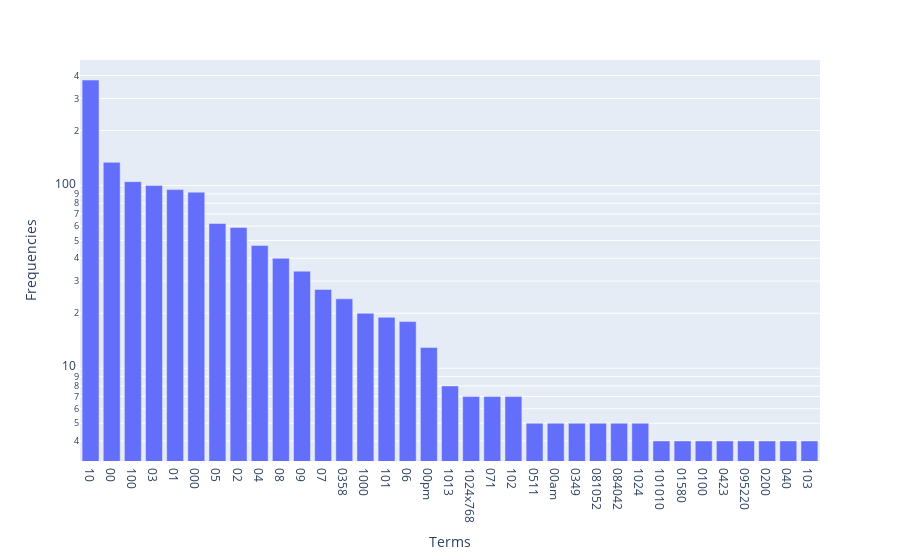

Write notebook code for a chart like this one.
### Markdown cell above
### >>> **Exercise 15 (take home):** 
You can copy the code from the previous exercise and change the 'term_frequencies' variable for the 'term_frequencies_log', comment about the differences that you observe and talk about other possible insights that we can get from a log distribution.

### Code cell
# 因為plotly可以直接用 loy_y 將y值轉成log，所以延續使用Exercise13的dataframe
fig = px.bar(df, x = 'terms', y = 'frequencies', log_y = True)
fig.update_layout(
    xaxis_title="Terms",
    yaxis_title="Frequencies"
)
fig.show()
'''
1. 利用出現的次數來排序可以比較容易看出高低關係，不像前一個圖中比較難比較數量的多寡
2. 將次數取log後，可以比較容易看出後段微小的差異，在Exercise 14中幾乎難以找出後段不同數量的斷點
3. 另外，原本第一個字與後面的字出現次數差距很大，取完log後，有變得比較平滑一些
'''

### Figure 1 — Plotly figure (JSON) as saved in the notebook; plotly's stock layout.template omitted (floating-point values rounded to 4 significant figures)
{"data": [{"alignmentgroup": "True", "hovertemplate": "terms=%{x}<br>frequencies=%{y}<extra></extra>", "legendgroup": "", "marker": {"color": "#636efa", "pattern": {"shape": ""}}, "name": "", "offsetgroup": "", "orientation": "v", "showlegend": false, "textposition": "auto", "type": "bar", "x": ["10", "00", "100", "03", "01", "000", "05", "02", "04", "08", "09", "07", "0358", "1000", "101", "06", "00pm", "1013", "1024x768", "071", "102", "0511", "00am", "0349", "081052", "084042", "1024", "101010", "01580", "0100", "0423", "095220", "0200", "040", "103"], "xaxis": "x", "y": [378, 134, 105, 100, 95, 92, 62, 59, 47, 40, 34, 27, 24, 20, 19, 18, 13, 8, 7, 7, 7, 5, 5, 5, 5, 5, 5, 4, 4, 4, 4, 4, 4, 4, 4], "yaxis": "y"}], "layout": {"barmode": "relative", "legend": {"tracegroupgap": 0}, "margin": {"t": 60}, "xaxis": {"anchor": "y", "domain": [0, 1], "title": {"text": "Terms"}}, "yaxis": {"anchor": "x", "domain": [0, 1], "title": {"text": "Frequencies"}, "type": "log"}}}
